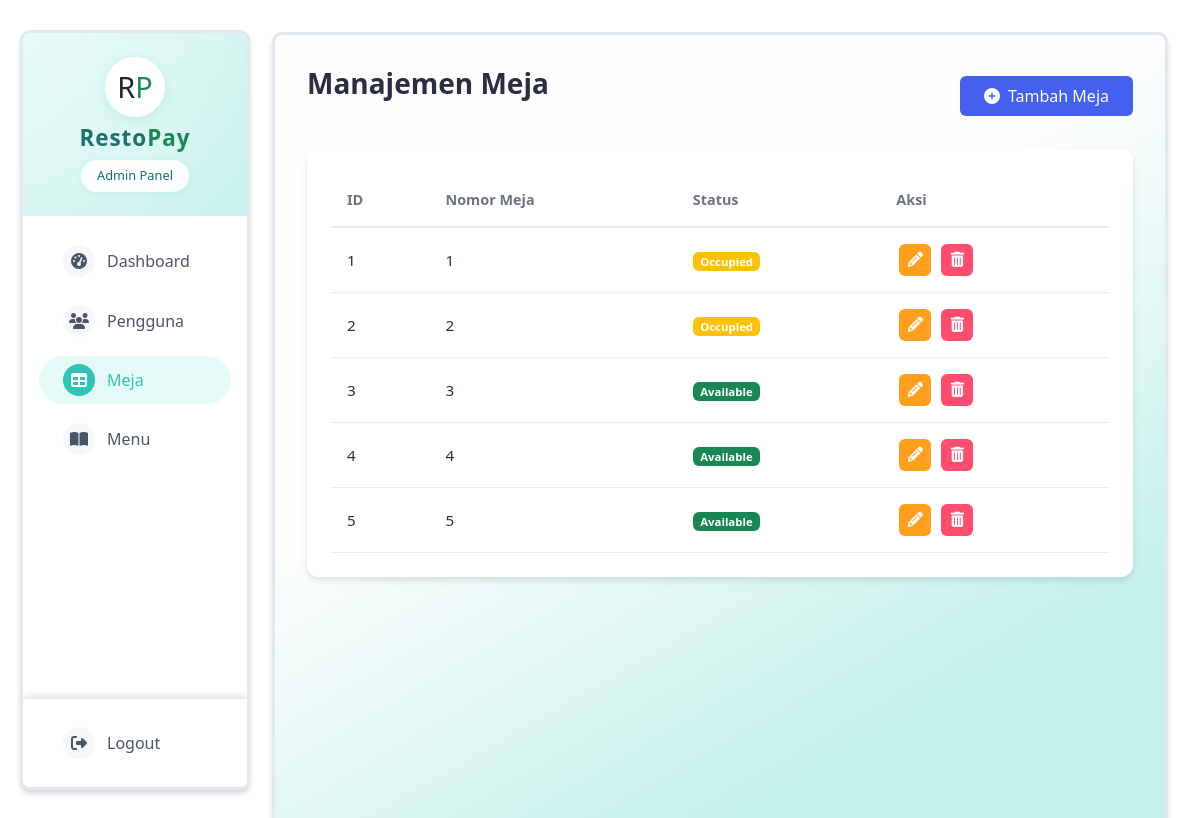
Screenshot of /admin/tables.php (signed in) with the database file from the repository.
### tables this page shows
CREATE TABLE `tables` (
  `id` int(11) NOT NULL,
  `table_number` varchar(10) NOT NULL,
  `status` enum('available','occupied') DEFAULT 'available'
);

### admin/tables.php (the view, shortened to what this page needs)
<?php
require_once '../config/database.php';
include '../includes/header.php';
?>
<div class="d-flex">
    <?php include '../includes/sidebar.php'; ?>
    <div class="container-fluid py-4">
        <div class="d-flex justify-content-between align-items-center mb-4">
            <h2 class="dashboard-title">Manajemen Meja</h2>
            <button type="button" class="btn btn-primary" data-bs-toggle="modal" data-bs-target="#addTableModal">
                <i class="fas fa-plus-circle me-2"></i>Tambah Meja
            </button>
        </div>
        <div class="card">
            <div class="card-body">
                <table class="table table-hover">
                    <thead>
                        <tr>
                            <th>ID</th>
                            <th>Nomor Meja</th>
                            <th>Status</th>
                            <th>Aksi</th>
                        </tr>
                    </thead>
                    <tbody>
                        <?php
                        $stmt = $pdo->query("SELECT * FROM tables ORDER BY table_number");
                        while ($row = $stmt->fetch()) {
                            $statusClass = $row['status'] == 'available' ? 'success' : 'warning';
                            echo "<tr>";
                            echo "<td>{$row['id']}</td>";
                            echo "<td>{$row['table_number']}</td>";
                            echo "<td><span class='badge bg-{$statusClass}'>" . ucfirst($row['status']) . "</span></td>";
                            echo "<td>
                                    <button class='icon-button edit text-white' onclick='editTable({$row['id']})' title='Edit Meja'>
                                        <i class='fas fa-pencil-alt'></i>
                                    </button>
                                    <button class='icon-button delete text-white' onclick='deleteTable({$row['id']})' title='Hapus Meja'>
                                        <i class='fas fa-trash-alt'></i>
                                    </button>
                                  </td>";
                            echo "</tr>";
                        }
                        ?>
                    </tbody>
                </table>
            </div>
        </div>
    </div>
</div>
<?php include '../includes/footer.php'; ?>

### admin/tables.php (style rules this page uses)
:root { --primary-color: #4361ee; --success-color: #2ec4b6; --warning-color: #ff9f1c; --info-color: #4cc9f0; --dark-color: #2b2d42; --light-color: #f8f9fa; --shadow: 0 4px 6px rgba(0, 0, 0, 0.1); }
.container-fluid { background-color: #f5f7fb; min-height: 100vh; padding: 2rem !important; }
.dashboard-title { color: var(--dark-color); font-weight: 600; margin-bottom: 1.5rem; font-size: 1.75rem; }
.card { border: none; border-radius: 12px; box-shadow: var(--shadow); transition: transform 0.2s ease; margin-bottom: 1rem; }
.card-body { padding: 1.5rem; }
.table { margin: 0; }
.table thead th { border-top: none; border-bottom: 2px solid #e9ecef; color: #6c757d; font-weight: 600; font-size: 0.9rem; padding: 1rem; }
.table td { vertical-align: middle; color: var(--dark-color); font-size: 0.95rem; border-color: #e9ecef; padding: 1rem; }
.btn-primary { background: var(--primary-color); border: none; padding: 0.5rem 1.5rem; font-weight: 500; }
.icon-button { width: 32px; height: 32px; padding: 0; display: inline-flex; align-items: center; justify-content: center; border-radius: 6px; transition: all 0.2s ease; margin: 0 3px; }
.icon-button i { width: 16px; height: 16px; color: white; }
.icon-button.edit { background-color: var(--warning-color); border: none; }
.icon-button.delete { background-color: #ff4d6d; border: none; }

### includes/sidebar.php (style rules this page uses)
body { margin-left: 240px; background:rgb(255, 255, 255); min-height: 100vh; padding: 2rem; }
.container-fluid { max-width: 100%; padding: 0 1rem; border-radius: 10px; border: 3px solid #e2e8f0; box-shadow: 0 4px 5px rgba(0, 0, 0, 0.15); background: linear-gradient(150deg,rgb(254, 254, 254) 40%, #c5f1ec 80%); }

### rows the page displays
tables: id "1", table_number "1", status "Occupied"
tables: id "2", table_number "2", status "Occupied"
tables: id "3", table_number "3", status "Available"
tables: id "4", table_number "4", status "Available"
tables: id "5", table_number "5", status "Available"

### other values shown
$role "Admin"
